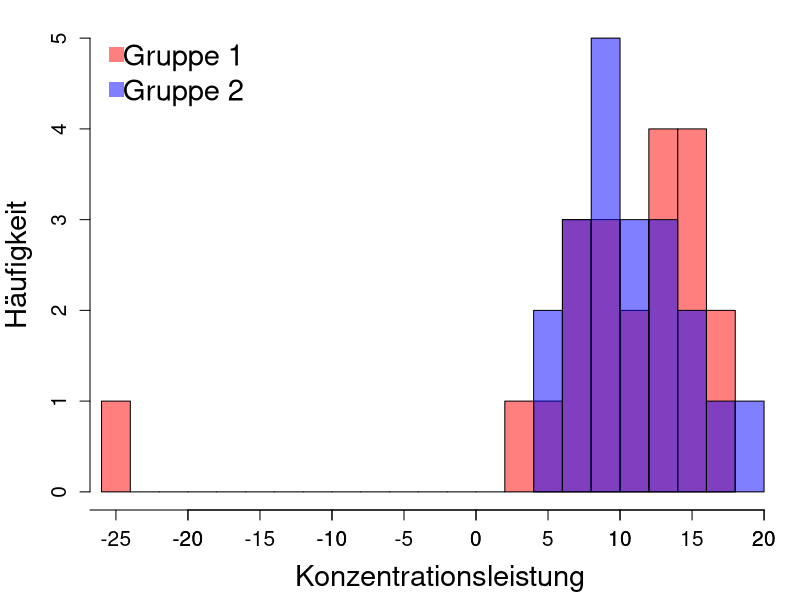
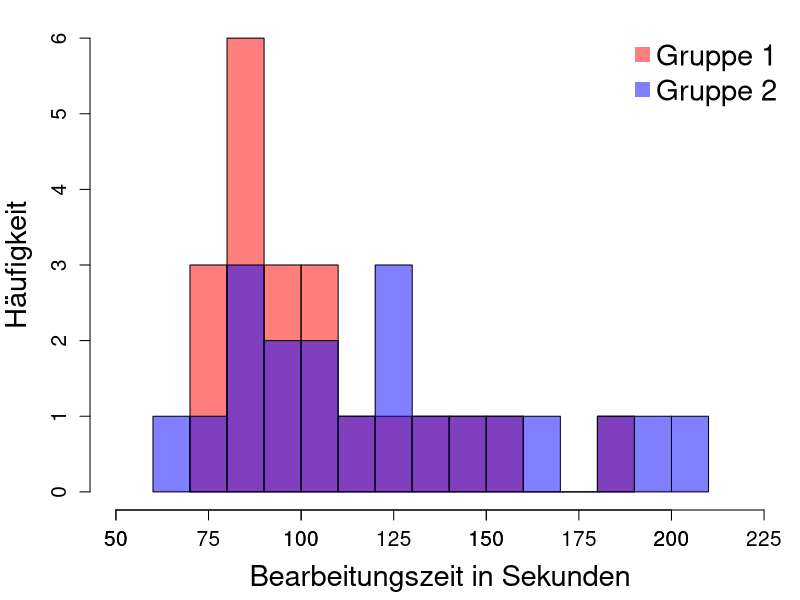
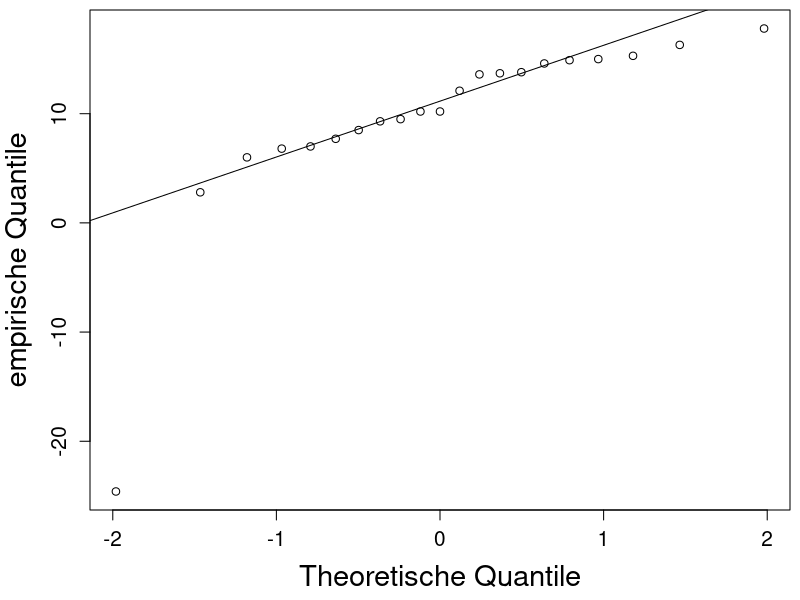
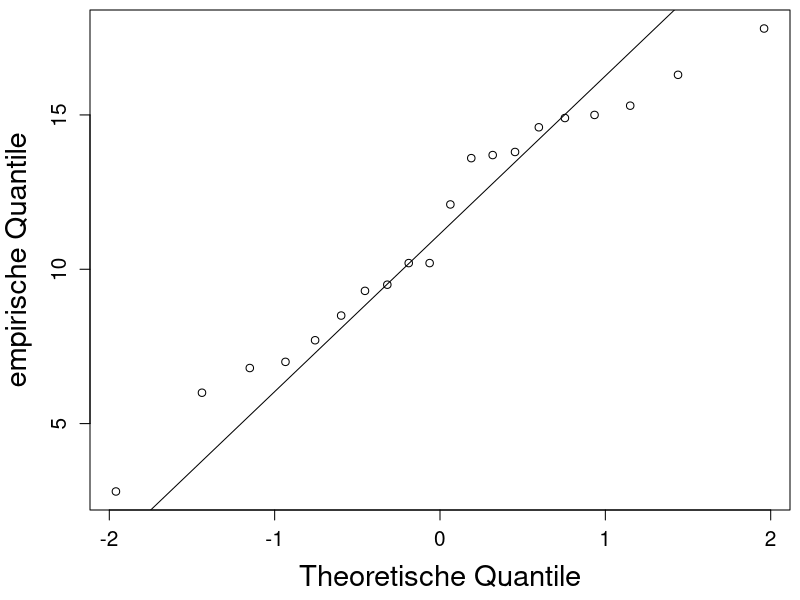
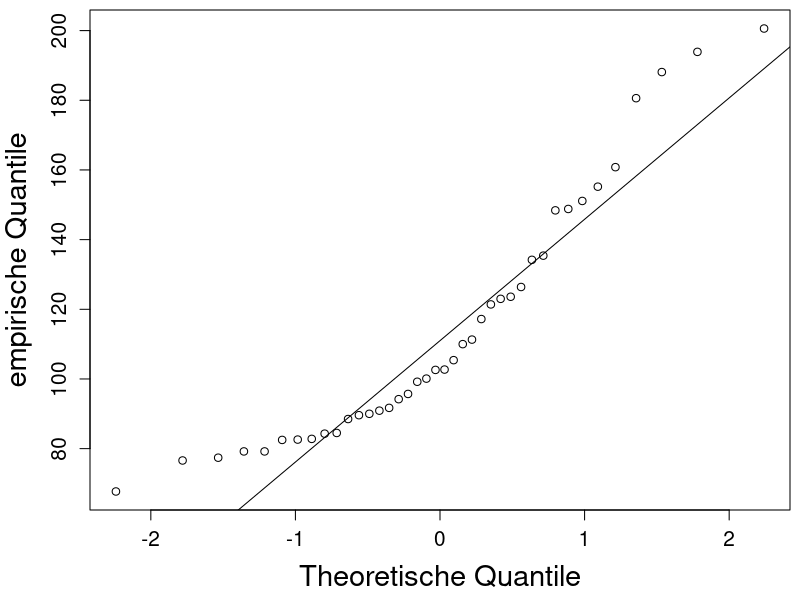
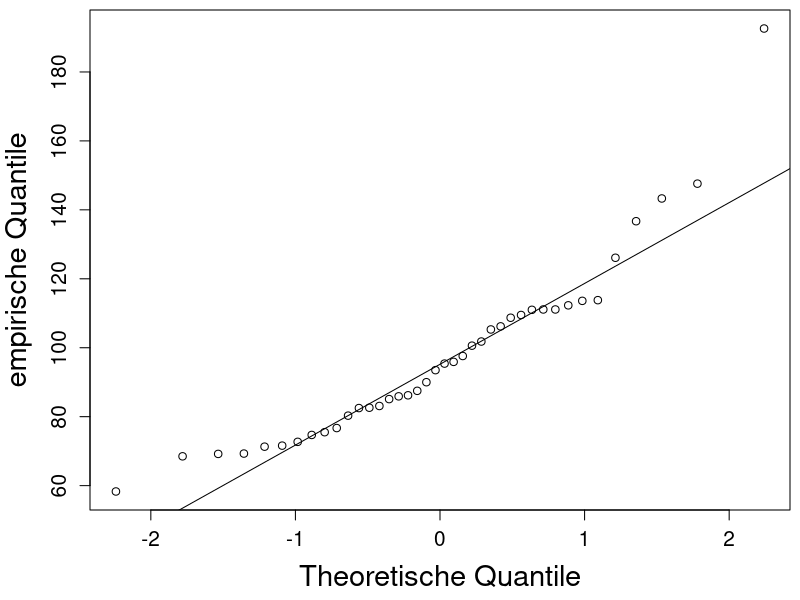
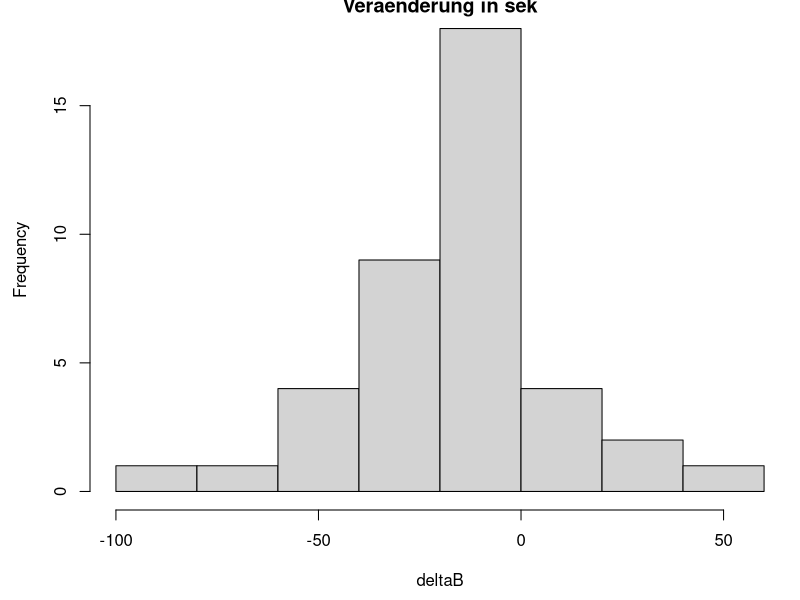
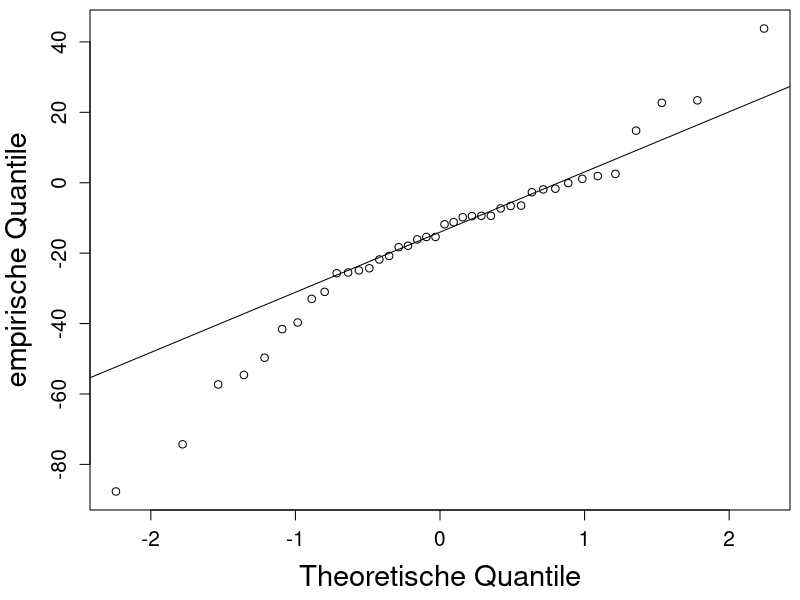

Source code (R) for these figures, in order:
data<- read.table("Konzentrationsdaten.txt", header = T)
mar_def = c(5, 4, 4, 2) + 0.1 # Default-Margin

#Nur Daten von Durchgang 1
datad1<-data[data$durchgang==1,]

#Wieviele Teilnehmer pro Gruppe
nrow(data[data$gruppe == 1 & data$durchgang == 1, ]) #Gruppe 1
nrow(data[data$gruppe == 2 & data$durchgang == 1, ]) #Gruppe 2
#Deskription

#Gemeinsames Histogramm für KL nach beiden Gruppen
par(mar=c(4.5,4.5,1,0.5))
hist(datad1$KL[datad1$gruppe==1], breaks = 20, xlim =c(-25,20), ylim =c(0,5),
     col=rgb(1,0,0,0.5), main ="", xlab = "Konzentrationsleistung", ylab="Häufigkeit",
     cex.axis=1.25, cex.lab=1.75)
hist(datad1$KL[datad1$gruppe==2], breaks = 5, xlim =c(-25,20), col=rgb(0,0,1,0.5), add=T)
axis(1, at = seq(-35, 20, by = 5), cex.axis = 1.25)
legend("topleft", legend=c("Gruppe 1", "Gruppe 2"), col=c(rgb(1,0,0,0.5),rgb(0,0,1,0.5)),
       pt.cex = 2, pch = 15, cex =1.75, bty="n", x.intersp =0.25)

#Gemeinsames Histogramm für Bearbeitungszeit nach Gruppe
par(mar=c(4.5,4.5,1,0.5))
hist(datad1$B[datad1$gruppe==1], breaks = 10, xlim =c(50,225),
     col=rgb(1,0,0,0.5), main ="", xlab = "Bearbeitungszeit in Sekunden", ylab="Häufigkeit",
     cex.axis=1.25, cex.lab=1.75)
hist(datad1$B[datad1$gruppe==2], breaks = 10, xlim =c(50,225), col=rgb(0,0,1,0.5), add=T)
axis(1, at = seq(50, 225, by = 25), cex.axis = 1.25)
legend("topright", legend=c("Gruppe 1", "Gruppe 2"), col=c(rgb(1,0,0,0.5),rgb(0,0,1,0.5)),
       pt.cex = 2, pch = 15, cex =1.75, bty="n", x.intersp =0.5)

#QQ-Plot Konzentrationsleistung mit Aussreiser Gruppe 1
par(mar=c(4.5,4.5,0.5,0.5))
qqnorm(datad1$KL[datad1$gruppe==1], main ="",
       cex.axis=1.25, cex.lab=1.75,
       xlab ="Theoretische Quantile", ylab ="empirische Quantile")
qqline(datad1$KL[datad1$gruppe==1])

#Ausreisser erkennen
data[which(data$KL<0),]
#Aussreisser entfernen
dataN = data[- which(data$id == 14),]
#Gruppenaufteilung
dataN_g1 = dataN[dataN$gruppe == 1,]
dataN_g2 = dataN[dataN$gruppe == 2,]
#Durchgang aufgeteilt
dataN_d1 = dataN[dataN$durchgang == 1,]
dataN_d2 = dataN[dataN$durchgang == 2,]

#QQ-Plot Konzentration Ausreisser entfernt Durchgang 1 Gruppe 1
par(mar=c(4.5,4.5,0.5,0.5))
qqnorm(dataN_d1$KL[dataN_d1$gruppe==1], main ="",
       cex.axis=1.25, cex.lab=1.75,
       xlab ="Theoretische Quantile", ylab ="empirische Quantile")
qqline(datad1$KL[datad1$gruppe==1])

#QQ-Plot Bearbeitungszeit Durchgang 1
par(mar=c(4.5,4.5,0.5,0.5))
qqnorm(dataN_d1$B, main ="",
       cex.axis=1.25, cex.lab=1.75,
       xlab ="Theoretische Quantile", ylab ="empirische Quantile")
qqline(dataN_d1$B)
#QQ-Plot Bearbeitungszeit Durchgang 2
par(mar=c(4.5,4.5,0.5,0.5))
qqnorm(dataN_d2$B, main ="",
       cex.axis=1.25, cex.lab=1.75,
       xlab ="Theoretische Quantile", ylab ="empirische Quantile")
qqline(dataN_d2$B)

############################################################################## 
##############################################################################  
# Testen, ab hier mit Bereinigung des Ausreissers

## Aufgabe 1: durchgang 1 - gruppen unterscheidung 
### Test 1 shapiro auf normalverteilungsannahme
#shapiro.test(dataN_g1$KL[dataN_g1$durchgang == 1])
#shapiro.test(dataN_g2$KL[dataN_g2$durchgang == 1])


#Shapiro-Francia
shapiro.francia<-function(x){
W <- cor(sort(x),
         qnorm(ppoints(x, a = 3/8)))^2
u <- log(length(x))
v <- log(u)
alpha <- -1.2725 + 1.0521 * (v - u)
beta <- 1.0308 - 0.26758 * (v + 2/u)
Z<- (log(1 - W) - alpha)/beta
pnorm(Z, lower.tail = FALSE)
}
#Testen auf Normalverteilungsannahme mit shaprio.francia
shapiro.francia(dataN_g1$KL[dataN_g1$durchgang == 1])
shapiro.francia(dataN_g2$KL[dataN_g2$durchgang == 1])

### Test 2 f test auf gleiche varianzen
var.test(dataN_g1$KL[dataN_g1$durchgang == 1],
         dataN_g2$KL[dataN_g2$durchgang == 1])

#### test 3 zweistichproben t test auf gleiche mittelwerte
t.test(dataN_g1$KL[dataN_g1$durchgang == 1], dataN_g2$KL[dataN_g2$durchgang == 1], 
       var.equal = T, alternative = "two.sided")


## Aufgabe 2 - gruppen ignorieren, durchgaenge unterscheidung, KL
### Test 1 shapiro auf normalverteilungsannahme
#shapiro.test(dataN_d1$KL) 
#shapiro.test(dataN_d2$KL)
#francia Variante
shapiro.francia(dataN_d1$KL) #Konzentration Durchgang 1
shapiro.francia(dataN_d2$KL) #Konzentration Durchgang 2

### Test 2 f test auf gleiche varianzen
var.test(dataN_d1$KL, dataN_d2$KL, 
         alternative = "two.sided")
#### test 3 zweistichproben t test auf gleiche mittelwerte
t.test(dataN_d1$KL, dataN_d2$KL, var.equal = T,
       alternative = "less", 
       paired = T)

### Test 1 shapiro auf normalverteilungsannahme Bearbeitungszeit
#shapiro.test(dataN_d1$B)
#shapiro.test(dataN_d2$B) # nope
#shaprio.francia
shapiro.francia(dataN_d1$B)
shapiro.francia(dataN_d2$B)

## Idee: differenzen bilden und darauf 
deltaB = dataN_d2$B - dataN_d1$B

hist(deltaB, main = "Veraenderung in sek")
#QQ-Plot Bearbeitungszeit Veränderung
par(mar=c(4.5,4.5,0.5,0.5))
qqnorm(deltaB, main ="",
       cex.axis=1.25, cex.lab=1.75,
       xlab ="Theoretische Quantile", ylab ="empirische Quantile")
qqline(deltaB)

#shapiro.test(deltaB)
shapiro.francia(deltaB)

### Test 3 t test auf mittelwert 
t.test(deltaB, alternative = "less", mu=0)


### Aufgabe 3
# Differenz der Scores für beide Gruppen, 
#       dann die beiden vergleichen mit einseitige hypothese

# 
deltaKL_g1 = dataN_g1$KL[dataN_g1$durchgang == 2] - dataN_g1$KL[dataN_g1$durchgang == 1]
deltaKL_g2 = dataN_g2$KL[dataN_g2$durchgang == 2] - dataN_g2$KL[dataN_g2$durchgang == 1]
# je groesser, desto besser der score beim 2. mal, desto groesser die verbesserung 

# Test 1 auf Normalverteilung
shapiro.francia(deltaKL_g1)
shapiro.francia(deltaKL_g2)

# Test 2 auf gleiche Varianzen
var.test(deltaKL_g1,deltaKL_g2, 
         alternative = "two.sided")

# Test 3 auf hoeheren Mittelwert
t.test(deltaKL_g1,deltaKL_g2, 
       alternative = "greater", 
       var.equal = T)
